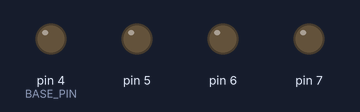
Bench run of a sketch on a simulated Arduino Uno, built with avr-gcc and run on an emulated ATmega328P. Parts: output pins drawn as LEDs (lit = HIGH).

Above: at 0.2 s.
At 1.2 s:
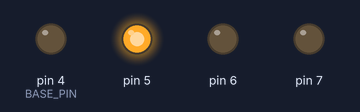
At 2.2 s:
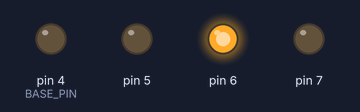
At 4.7 s:
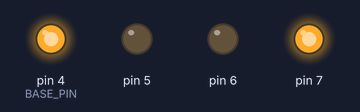
At 7.2 s:
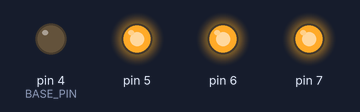
At 9.7 s:
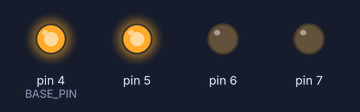
Timing chart, 0 to 10.4 s (numbered marks = the images above):
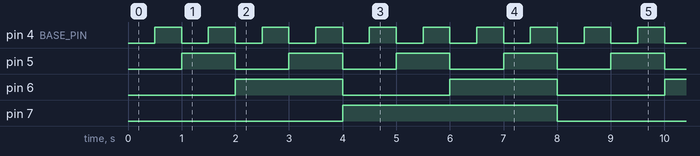

The sketch:

sketch.ino
```cpp
const int BASE_PIN = 4;

const int MSB = 3;
const int LSB = 0;

int cnt = 0;

void setup() {
  // put your setup code here, to run once:
  for(int i = LSB ; i <= MSB ; i++){
    int bitPin = BASE_PIN + i;
    pinMode(bitPin, OUTPUT);
    digitalWrite(bitPin, 0);
  }
}

void loop() {
  for(int i = LSB ; i <= MSB ; i++){
    int bitPin = BASE_PIN + i;
    digitalWrite(bitPin, (cnt>>i) & 1);
  }

  cnt = (cnt + 1) % 16;

  delay(500);
}
```

Measured:
- by itself, pin 4 (BASE_PIN): alternates HIGH for 0.50 s and LOW for 0.50 s
- by itself, pin 5: alternates HIGH for 1.0 s and LOW for 1.0 s
- by itself, pin 6: alternates HIGH for 2.0 s and LOW for 2.0 s
- by itself, pin 7: alternates HIGH for 4.0 s and LOW for 4.0 s
